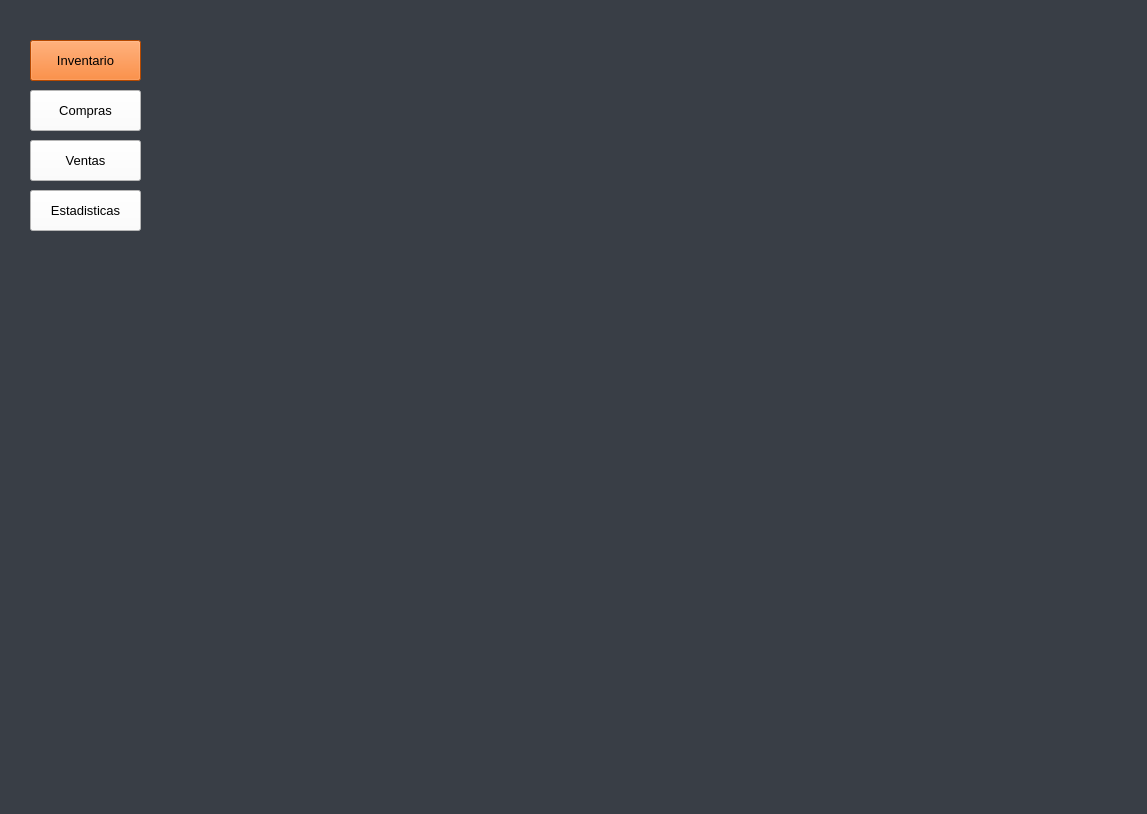
<?xml version="1.0" encoding="UTF-8"?>
<ui version="4.0">
 <class>Estadisiticas</class>
 <widget class="QMainWindow" name="Estadisiticas">
  <property name="geometry">
   <rect>
    <x>0</x>
    <y>0</y>
    <width>1147</width>
    <height>814</height>
   </rect>
  </property>
  <property name="windowTitle">
   <string>Estadisticas</string>
  </property>
  <widget class="QWidget" name="centralwidget">
   <widget class="QLabel" name="label">
    <property name="geometry">
     <rect>
      <x>0</x>
      <y>0</y>
      <width>1151</width>
      <height>821</height>
     </rect>
    </property>
    <property name="styleSheet">
     <string notr="true">background-color: rgb(57, 62, 70);</string>
    </property>
    <property name="text">
     <string/>
    </property>
   </widget>
   <widget class="QPushButton" name="botonVentas">
    <property name="geometry">
     <rect>
      <x>30</x>
      <y>140</y>
      <width>111</width>
      <height>41</height>
     </rect>
    </property>
    <property name="font">
     <font>
      <family>Arial</family>
      <pointsize>10</pointsize>
      <weight>50</weight>
      <bold>false</bold>
     </font>
    </property>
    <property name="styleSheet">
     <string notr="true">background-color: rgb(255, 255, 255);</string>
    </property>
    <property name="text">
     <string>Ventas</string>
    </property>
   </widget>
   <widget class="QPushButton" name="botonCompras">
    <property name="geometry">
     <rect>
      <x>30</x>
      <y>90</y>
      <width>111</width>
      <height>41</height>
     </rect>
    </property>
    <property name="font">
     <font>
      <family>Arial</family>
      <pointsize>10</pointsize>
      <weight>50</weight>
      <bold>false</bold>
     </font>
    </property>
    <property name="styleSheet">
     <string notr="true">background-color: rgb(255, 255, 255);</string>
    </property>
    <property name="text">
     <string>Compras</string>
    </property>
   </widget>
   <widget class="QPushButton" name="botonUsuarios_2">
    <property name="geometry">
     <rect>
      <x>30</x>
      <y>190</y>
      <width>111</width>
      <height>41</height>
     </rect>
    </property>
    <property name="font">
     <font>
      <family>Arial</family>
      <pointsize>10</pointsize>
      <weight>50</weight>
      <bold>false</bold>
     </font>
    </property>
    <property name="styleSheet">
     <string notr="true">background-color: rgb(255, 255, 255);</string>
    </property>
    <property name="text">
     <string>Estadisticas</string>
    </property>
   </widget>
   <widget class="QPushButton" name="botonInventario">
    <property name="geometry">
     <rect>
      <x>30</x>
      <y>40</y>
      <width>111</width>
      <height>41</height>
     </rect>
    </property>
    <property name="font">
     <font>
      <family>Arial</family>
      <pointsize>10</pointsize>
      <weight>50</weight>
      <bold>false</bold>
     </font>
    </property>
    <property name="styleSheet">
     <string notr="true">background-color: rgb(255, 102, 0);</string>
    </property>
    <property name="text">
     <string>Inventario</string>
    </property>
   </widget>
  </widget>
 </widget>
 <resources/>
 <connections/>
</ui>
